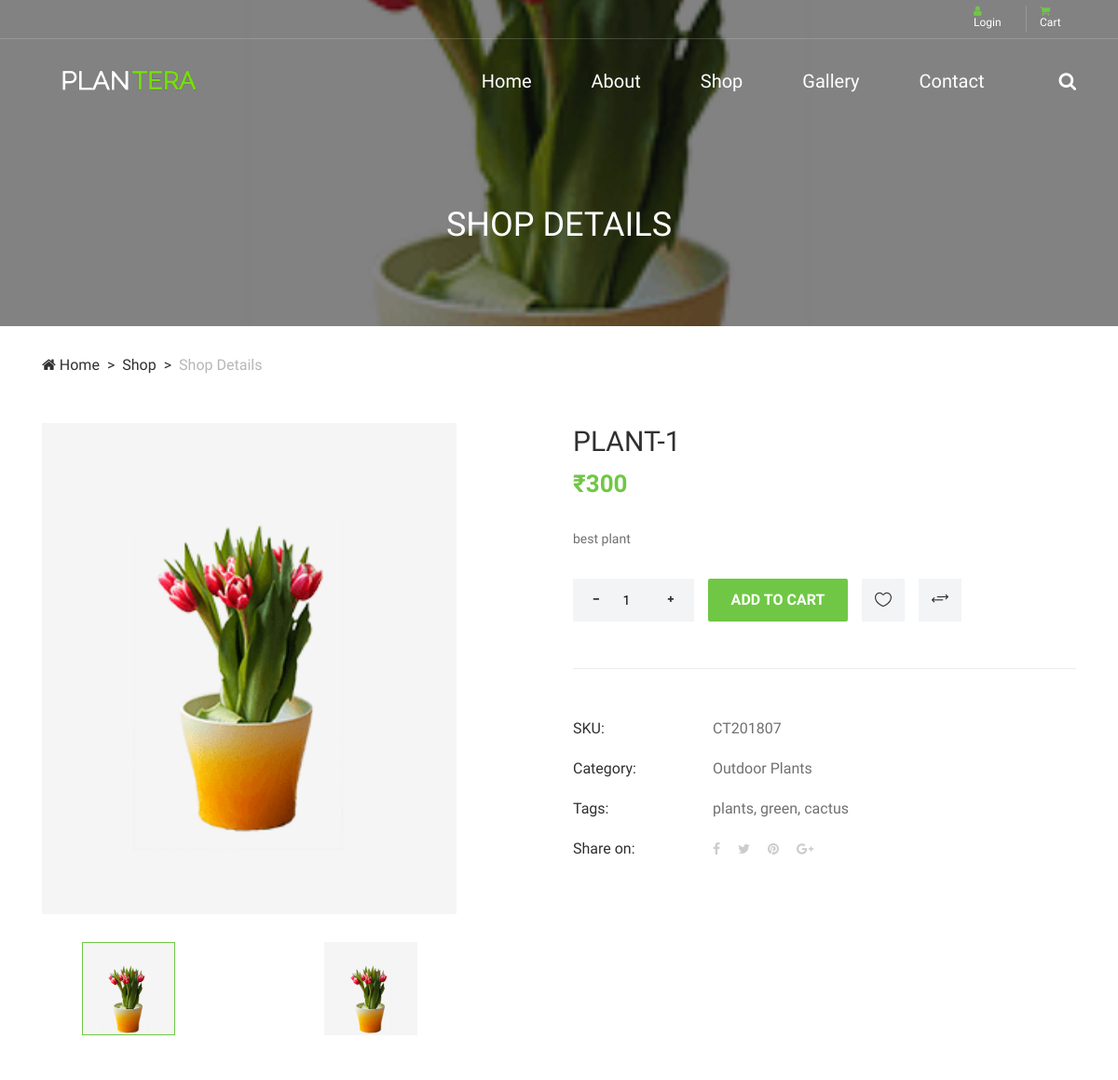
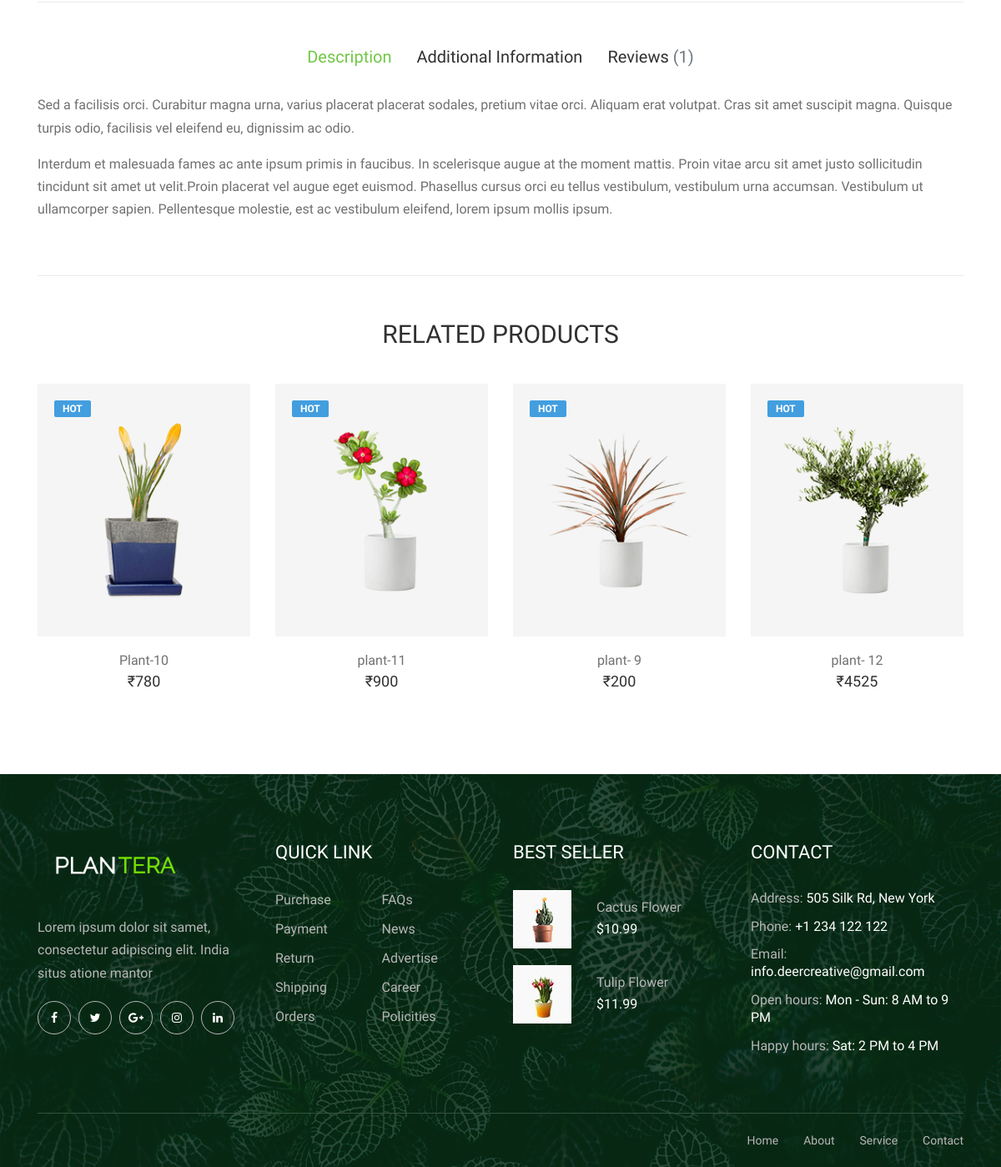
Page /shop-details/2 on the committed database (2 pictures, top to bottom).
### eshop/models.py (models this page shows, shortened)
class Product(models.Model):
    product_id=models.AutoField
    product_name=models.CharField(max_length=50)
    cartgory=models.CharField(max_length=50,default='')
    subcartgory=models.CharField(max_length=30,default='')
    price= models.IntegerField(default=0)
    decs=models.CharField(max_length=300)
    date=models.DateField()
    image=models.ImageField(upload_to="shop/img",default="")
    timage=models.ImageField(upload_to="shop/img",default="")

class relprod(models.Model):
    rel_id=models.AutoField(primary_key=True)
    name=models.CharField(max_length=50)
    rate=models.IntegerField(default=0)
    img=models.ImageField(upload_to="shop/related",default="")

### eshop/views.py (the view)
# urls.py: path('shop-details/<int:myid>', views.shopdetails, name='shop-details')
def shopdetails(request, myid):
    products = Product.objects.filter(id=myid)
    relate= relprod.objects.all()
    parama = {'product': products , 'relatepr':relate}
    return render(request, 'shop-details.html', parama)

### eshop/templates/shop-details.html (shortened to what this page needs)
{% extends 'basic.html' %}
{% load static %}
{% block body %}
    <div class="breadcrumb-area">
        <div class="top-breadcrumb-area bg-img bg-overlay d-flex align-items-center justify-content-center" style="background-image: url(/media/{{product.0.image}});">
            <h2>SHOP DETAILS</h2>
        </div>
        <div class="container">
            <div class="row">
                <div class="col-12">
                    <nav aria-label="breadcrumb">
                        <ol class="breadcrumb">
                            <li class="breadcrumb-item"><a href="#"><i class="fa fa-home"></i> Home</a></li>
                            <li class="breadcrumb-item"><a href="#">Shop</a></li>
                            <li class="breadcrumb-item active" aria-current="page">Shop Details</li>
                        </ol>
                    </nav>
                </div>
            </div>
        </div>
    </div>
    <section class="single_product_details_area mb-50">
        <div class="produts-details--content mb-50">
            <div class="container">
                <div class="row justify-content-between">
                    <div class="col-12 col-md-6 col-lg-5">
                        <div class="single_product_thumb">
                            <div id="product_details_slider" class="carousel slide" data-ride="carousel">
                                <div class="carousel-inner">
                                    <div class="carousel-item active">
                                        <a class="product-img" href="/media/{{product.0.image}}" title="Product Image">
                                        <img class="d-block w-100" src="/media/{{product.0.image}}" alt="1">
                                    </a>
                                    </div>
                                </div>
                                <ol class="carousel-indicators">
                                    <li class="active" data-target="#product_details_slider" data-slide-to="0" style="background-image: url(/media/{{product.0.image}});">
                                    </li>
                                    <li data-target="#product_details_slider" data-slide-to="1" style="background-image: url(/media/{{product.0.timage}});">
                                    </li>
                                    <li data-target="#product_details_slider" data-slide-to="2" style="background-image: url(/media/{{product.0.image}});">
                                    </li>
                                </ol>
                            </div>
                        </div>
                    </div>
                    <div class="col-12 col-md-6">
                        <div class="single_product_desc">
                            <h4 class="title" id="pname">{{product.0.product_name}}</h4>
                            <h4 class="price" id="irate">₹{{product.0.price}}</h4>
                            <div class="short_overview">
                                <p>{{product.0.decs}}</p>
                            </div>
                            <div class="cart--area d-flex flex-wrap align-items-center">
                                <form class="cart clearfix d-flex align-items-center" method="Post" action="cart/">
                                    <div class="quantity">
                                        <span class="qty-minus" onclick="var effect = document.getElementById('qty'); var qty = effect.value; if( !isNaN( qty ) &amp;&amp; qty &gt; 1 ) effect.value--;return false;"><i class="fa fa-minus" aria-hidden="true"></i></span>
                                        <input type="number" class="qty-text" id="qty" step="1" min="1" max="12" name="quantity" value="1">
                                        <span class="qty-plus" onclick="var effect = document.getElementById('qty'); var qty = effect.value; if( !isNaN( qty )) effect.value++;return false;"><i class="fa fa-plus" aria-hidden="true"></i></span>
                                    </div>
                                    <a href="/cart"><button type="submit"  name="addtocart" id="item" value="5" class="btn plantera-btn ml-15">Add to cart</button></a>
                                </form>
                                <div class="wishlist-compare d-flex flex-wrap align-items-center">
                                    <a href="#" class="wishlist-btn ml-15"><i class="icon_heart_alt"></i></a>
                                    <a href="#" class="compare-btn ml-15"><i class="arrow_left-right_alt"></i></a>
                                </div>
                            </div>
                            <div class="products--meta">
                                <p><span>SKU:</span> <span>CT201807</span></p>
                                <p><span>Category:</span> <span>Outdoor Plants</span></p>
                                <p><span>Tags:</span> <span>plants, green, cactus </span></p>
                                <p>
                                    <span>Share on:</span>
                                    <span>
                                    <a href="#"><i class="fa fa-facebook"></i></a>
                                    <a href="#"><i class="fa fa-twitter"></i></a>
                                    <a href="#"><i class="fa fa-pinterest"></i></a>
                                    <a href="#"><i class="fa fa-google-plus"></i></a>
                                </span>
                                </p>
                            </div>
                        </div>
                    </div>
                </div>
            </div>
        </div>
        <div class="container">
            <div class="row">
                <div class="col-12">
                    <div class="product_details_tab clearfix">
                        <ul class="nav nav-tabs" role="tablist" id="product-details-tab">
                            <li class="nav-item">
                                <a href="#description" class="nav-link active" data-toggle="tab" role="tab">Description</a>
                            </li>
                            <li class="nav-item">
                                <a href="#addi-info" class="nav-link" data-toggle="tab" role="tab">Additional Information</a>
                            </li>
                            <li class="nav-item">
                                <a href="#reviews" class="nav-link" data-toggle="tab" role="tab">Reviews <span class="text-muted">(1)</span></a>
                            </li>
                        </ul>
                        <div class="tab-content">
                            <div role="tabpanel" class="tab-pane fade show active" id="description">
                                <div class="description_area">
                                    <p>Sed a facilisis orci. Curabitur magna urna, varius placerat placerat sodales, pretium vitae orci. Aliquam erat volutpat. Cras sit amet suscipit magna. Quisque turpis odio, facilisis vel eleifend eu, dignissim ac odio.</p>
                                    <p>Interdum et malesuada fames ac ante ipsum primis in faucibus. In scelerisque augue at the moment mattis. Proin vitae arcu sit amet justo sollicitudin tincidunt sit amet ut velit.Proin placerat vel augue eget euismod. Phasellus cursus orci eu tellus vestibulum, vestibulum urna accumsan. Vestibulum ut ullamcorper sapien. Pellentesque molestie, est ac vestibulum eleifend, lorem ipsum mollis ipsum.</p>
                                </div>
                            </div>
                        </div>
                    </div>
                </div>
            </div>
        </div>
    </section>
    <div class="related-products-area">
        <div class="container">
            <div class="row">
                <div class="col-12">
                    <div class="section-heading text-center">
                        <h2>Related Products</h2>
                    </div>
                </div>
            </div>
            <div class="row">
                {% for i in relatepr %}
                <div class="col-12 col-sm-6 col-lg-3">
                    <div class="single-product-area mb-100">
                        <div class="product-img">
                            <a href="shop-details.html"><img src="/media/{{i.img}}" alt=""></a>
                            <div class="product-tag">
                                <a href="#">Hot</a>
                            </div>
                        </div>
                        <div class="product-info mt-15 text-center">
                            <a href="shop-details.html">
                                <p>{{i.name}}</p>
                            </a>
                            <h6>₹{{i.rate}}</h6>
                        </div>
                    </div>
                </div>
                {% endfor %}
            </div>
        </div>
    </div>
{% endblock %}

### rows in the picture
Product: image (picture), product_name "PLANT-1", price "300", decs "best plant"
relprod: img (picture), name "Plant-10", rate "780"
relprod: img (picture), name "plant-11", rate "900"
relprod: img (picture), name "plant- 9", rate "200"
relprod: img (picture), name "plant- 12", rate "4525"
